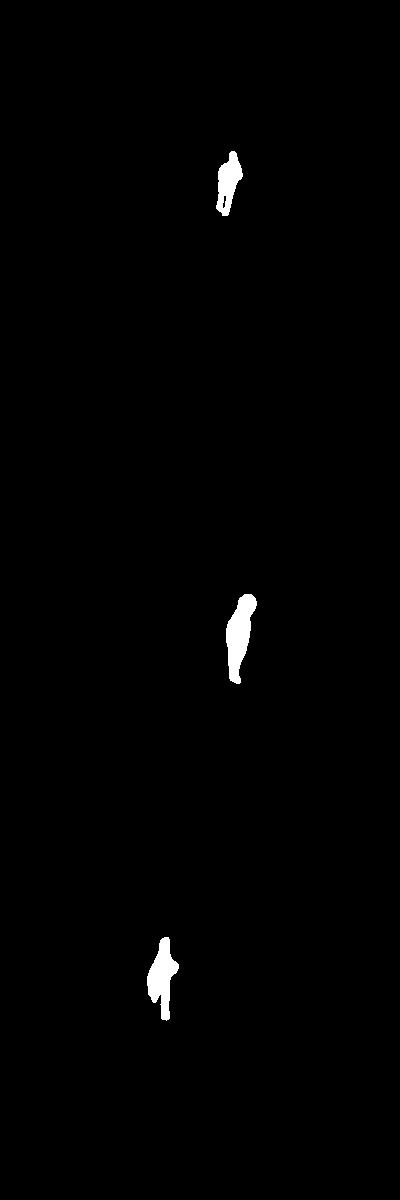
#> input picture auto_labeler/data/1652649677269.jpg, 400 x 1200 px
$ python concat_mask.py
#> lines starting #> are read from the running program, lines starting #| are printed output that depends on the picture; after the words box and inside, x2 and y2 are one past the last pixel; in counts of white or black regions, pixels touching at a corner belong together
import cv2
import numpy as np
from PIL import Image


mask_raw = f"../data/1652649677269.jpg"

temp = f"../data/temp"

# temp = f"../data/temp"

def mask_splitter(inPath, outPath):
    mask = cv2.imread(inPath, cv2.IMREAD_GRAYSCALE)
    h, w = mask.shape[0], mask.shape[1]
    mask_arr = np.array(mask)
    split_mask = np.split(mask_arr, h/w, axis=0)
    for i, j in enumerate(split_mask):
        im = Image.fromarray(np.uint8(j))
        mask_save = f"{outPath}/{i}.png"
        im.save(mask_save)
        # mask_saved = cv2.imread(mask_save, cv2.IMREAD_GRAYSCALE)


def mask_concatter(inPath, outPath):
    for i in inPath:
        mask = cv2.imread(i, cv2.IMREAD_GRAYSCALE)
        mask_arr = np.array(mask)


        mask_save = f"{outPath}/{i}.png"
        mask_arr.save(mask_save)


# mask_splitter(mask_raw, temp)

# mask_concatter(temp, temp)


mask = cv2.imread(mask_raw, cv2.IMREAD_GRAYSCALE)
#> mask is the input picture: shape (1200, 400); min 0, max 255, mean 2.1
h, w = mask.shape[0], mask.shape[1]
#> h = 1200; w = 400
mask_arr = np.array(mask)

reshaped_mask = mask_arr.reshape(3, 400, 400)
new_mask = np.transpose(reshaped_mask, (1,2,0))
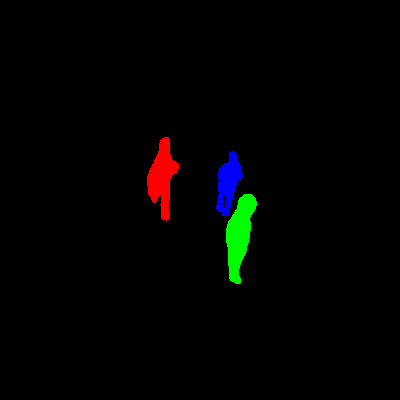
#> new_mask: shape (400, 400, 3); mean of channels 0, 1, 2 1.6, 2.5, 2.2; drawn as B, G, R
new = np.max(reshaped_mask, axis=0)
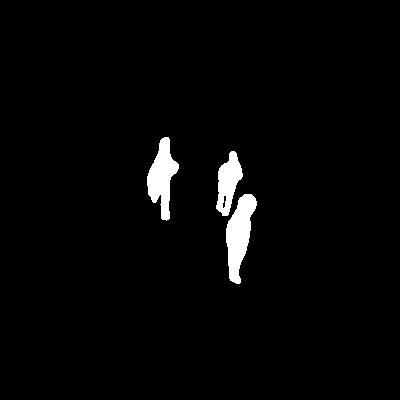
#> new: shape (400, 400); min 0, max 255, mean 6.3

new[new > 128] = 255
#> new: shape (400, 400); 0.71% of pixels changed, all inside (x1, y1, x2, y2) = (147, 137, 257, 284)
new[new < 128] = 0
#> new: shape (400, 400); 2.5% white; 3 white regions, box (x1, y1, x2, y2) and area: (226, 194, 257, 284) 1572, (147, 137, 179, 221) 1393, (216, 151, 243, 216) 998

im = Image.fromarray(np.uint8(new)).convert('L')
mask_save = f"{temp}/10.png"
im.save(mask_save)
